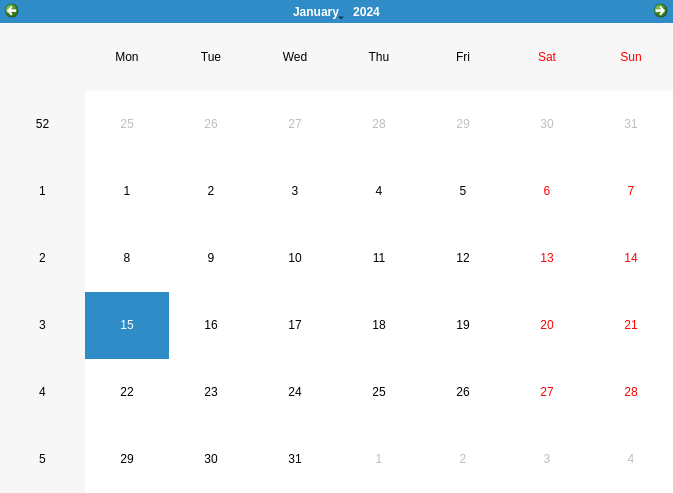
<?xml version="1.0" encoding="UTF-8"?>
<ui version="4.0">
 <class>CalendarDialog</class>
 <widget class="QDialog" name="CalendarDialog">
  <property name="geometry">
   <rect>
    <x>0</x>
    <y>0</y>
    <width>673</width>
    <height>493</height>
   </rect>
  </property>
  <property name="windowTitle">
   <string>惬意记事本</string>
  </property>
  <property name="windowIcon">
   <iconset resource="resources.qrc">
    <normaloff>:/res/note.png</normaloff>:/res/note.png</iconset>
  </property>
  <layout class="QHBoxLayout" name="horizontalLayout">
   <property name="leftMargin">
    <number>0</number>
   </property>
   <property name="topMargin">
    <number>0</number>
   </property>
   <property name="rightMargin">
    <number>0</number>
   </property>
   <property name="bottomMargin">
    <number>0</number>
   </property>
   <item>
    <widget class="QCalendarWidgetEx" name="calendar"/>
   </item>
  </layout>
 </widget>
 <customwidgets>
  <customwidget>
   <class>QCalendarWidgetEx</class>
   <extends>QCalendarWidget</extends>
   <header>qcalendar_widget_ex.h</header>
  </customwidget>
 </customwidgets>
 <resources>
  <include location="resources.qrc"/>
 </resources>
 <connections/>
</ui>
